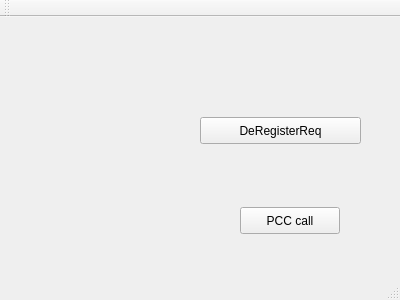
<?xml version="1.0" encoding="UTF-8"?>
<ui version="4.0">
 <class>MainWindow</class>
 <widget class="QMainWindow" name="MainWindow">
  <property name="geometry">
   <rect>
    <x>0</x>
    <y>0</y>
    <width>400</width>
    <height>300</height>
   </rect>
  </property>
  <property name="windowTitle">
   <string>MainWindow</string>
  </property>
  <widget class="QWidget" name="centralWidget">
   <widget class="QPushButton" name="pushButton">
    <property name="geometry">
     <rect>
      <x>200</x>
      <y>100</y>
      <width>161</width>
      <height>27</height>
     </rect>
    </property>
    <property name="text">
     <string>DeRegisterReq</string>
    </property>
   </widget>
   <widget class="QPushButton" name="pushButton_2">
    <property name="geometry">
     <rect>
      <x>240</x>
      <y>190</y>
      <width>100</width>
      <height>27</height>
     </rect>
    </property>
    <property name="text">
     <string>PCC call</string>
    </property>
   </widget>
  </widget>
  <widget class="QMenuBar" name="menuBar">
   <property name="geometry">
    <rect>
     <x>0</x>
     <y>0</y>
     <width>400</width>
     <height>24</height>
    </rect>
   </property>
  </widget>
  <widget class="QToolBar" name="mainToolBar">
   <attribute name="toolBarArea">
    <enum>TopToolBarArea</enum>
   </attribute>
   <attribute name="toolBarBreak">
    <bool>false</bool>
   </attribute>
  </widget>
  <widget class="QStatusBar" name="statusBar"/>
 </widget>
 <layoutdefault spacing="6" margin="11"/>
 <resources/>
 <connections/>
</ui>
